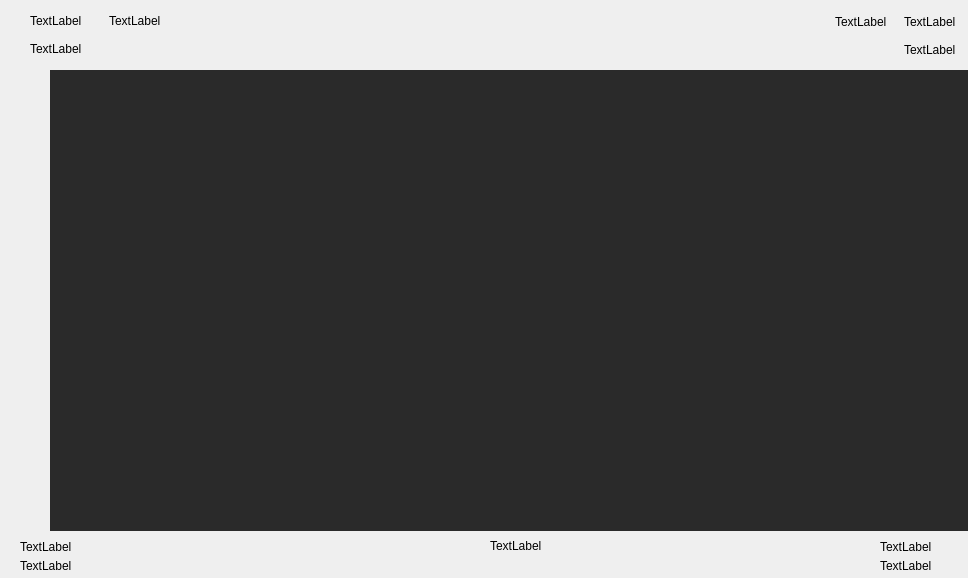
<?xml version="1.0" encoding="UTF-8"?>
<ui version="4.0">
 <class>FormFrequencySpectrum</class>
 <widget class="QWidget" name="FormFrequencySpectrum">
  <property name="geometry">
   <rect>
    <x>0</x>
    <y>0</y>
    <width>968</width>
    <height>578</height>
   </rect>
  </property>
  <property name="windowTitle">
   <string>Form</string>
  </property>
  <widget class="QWidget" name="widget" native="true">
   <property name="geometry">
    <rect>
     <x>50</x>
     <y>70</y>
     <width>921</width>
     <height>461</height>
    </rect>
   </property>
   <property name="styleSheet">
    <string notr="true">background-color: rgb(42, 42, 42);</string>
   </property>
  </widget>
  <widget class="QLabel" name="label_9">
   <property name="geometry">
    <rect>
     <x>490</x>
     <y>540</y>
     <width>54</width>
     <height>12</height>
    </rect>
   </property>
   <property name="text">
    <string>TextLabel</string>
   </property>
  </widget>
  <widget class="QWidget" name="">
   <property name="geometry">
    <rect>
     <x>30</x>
     <y>10</y>
     <width>151</width>
     <height>50</height>
    </rect>
   </property>
   <layout class="QGridLayout" name="gridLayout">
    <item row="1" column="0">
     <widget class="QLabel" name="label_3">
      <property name="text">
       <string>TextLabel</string>
      </property>
     </widget>
    </item>
    <item row="0" column="0">
     <widget class="QLabel" name="label">
      <property name="text">
       <string>TextLabel</string>
      </property>
     </widget>
    </item>
    <item row="0" column="1">
     <widget class="QLabel" name="label_2">
      <property name="text">
       <string>TextLabel</string>
      </property>
     </widget>
    </item>
   </layout>
  </widget>
  <widget class="QWidget" name="">
   <property name="geometry">
    <rect>
     <x>835</x>
     <y>10</y>
     <width>131</width>
     <height>51</height>
    </rect>
   </property>
   <layout class="QGridLayout" name="gridLayout_2">
    <item row="0" column="0">
     <widget class="QLabel" name="label_4">
      <property name="text">
       <string>TextLabel</string>
      </property>
     </widget>
    </item>
    <item row="0" column="1">
     <widget class="QLabel" name="label_5">
      <property name="text">
       <string>TextLabel</string>
      </property>
     </widget>
    </item>
    <item row="1" column="1">
     <widget class="QLabel" name="label_6">
      <property name="text">
       <string>TextLabel</string>
      </property>
     </widget>
    </item>
   </layout>
  </widget>
  <widget class="QWidget" name="">
   <property name="geometry">
    <rect>
     <x>20</x>
     <y>540</y>
     <width>56</width>
     <height>32</height>
    </rect>
   </property>
   <layout class="QGridLayout" name="gridLayout_3">
    <item row="0" column="0">
     <widget class="QLabel" name="label_7">
      <property name="text">
       <string>TextLabel</string>
      </property>
     </widget>
    </item>
    <item row="1" column="0">
     <widget class="QLabel" name="label_8">
      <property name="text">
       <string>TextLabel</string>
      </property>
     </widget>
    </item>
   </layout>
  </widget>
  <widget class="QWidget" name="">
   <property name="geometry">
    <rect>
     <x>880</x>
     <y>540</y>
     <width>56</width>
     <height>32</height>
    </rect>
   </property>
   <layout class="QGridLayout" name="gridLayout_4">
    <item row="0" column="0">
     <widget class="QLabel" name="label_10">
      <property name="text">
       <string>TextLabel</string>
      </property>
     </widget>
    </item>
    <item row="1" column="0">
     <widget class="QLabel" name="label_11">
      <property name="text">
       <string>TextLabel</string>
      </property>
     </widget>
    </item>
   </layout>
  </widget>
 </widget>
 <resources/>
 <connections/>
</ui>
